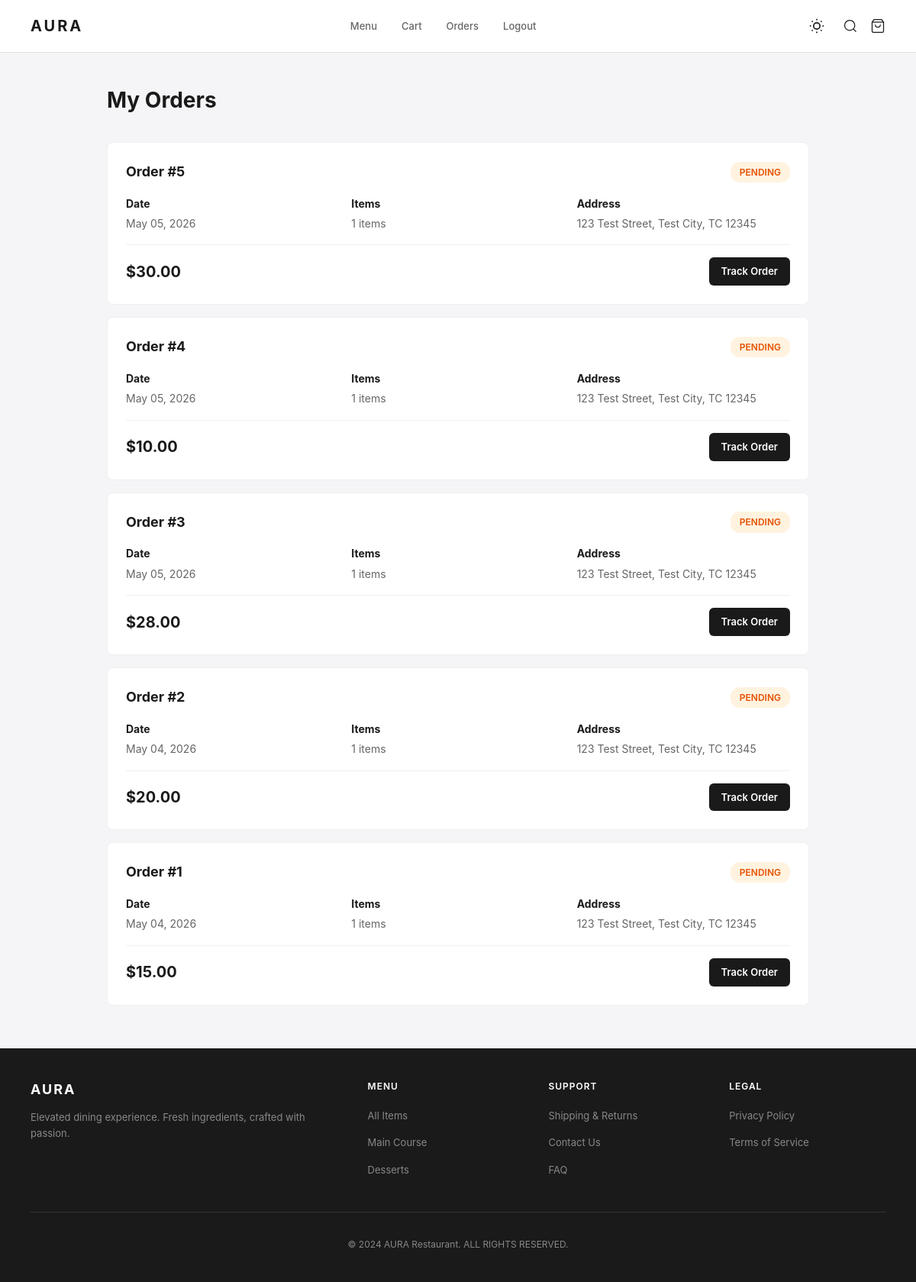
The page /customer/orders (signed in) on the database as committed earlier.
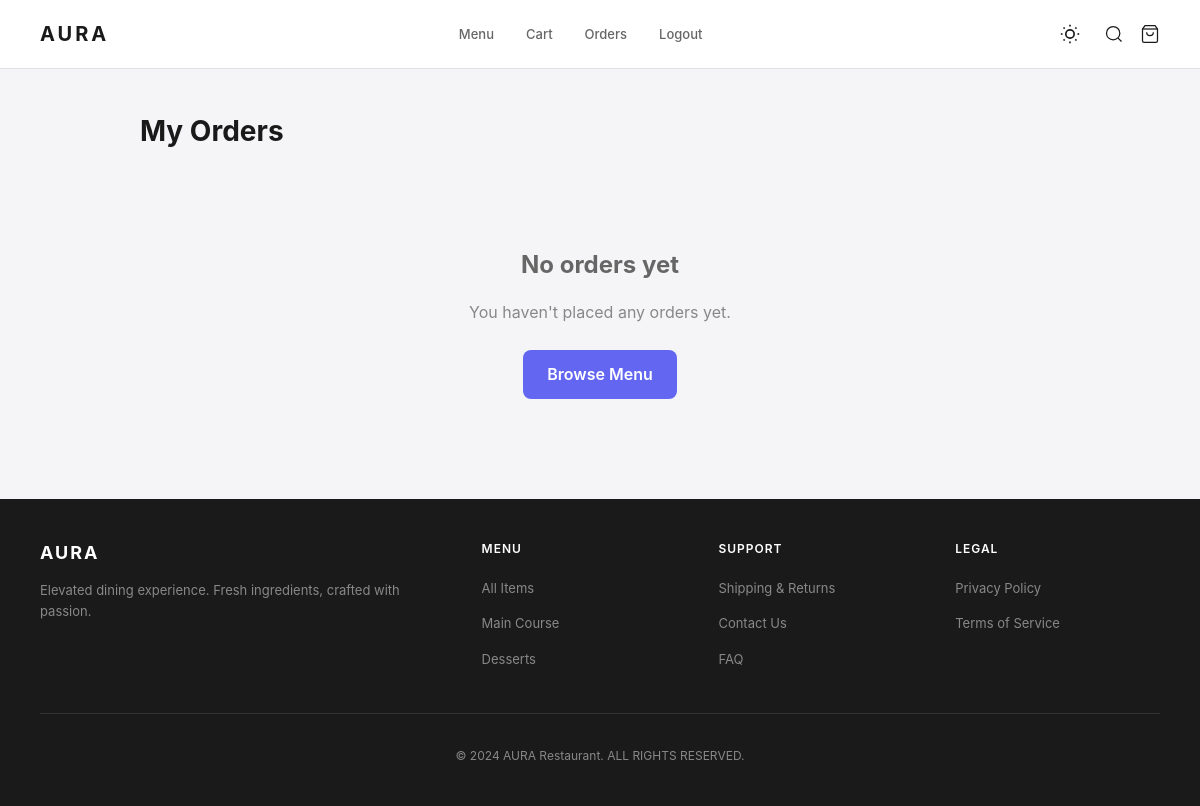
The same page on the database as committed later.
### app/models/orders.py (models this page shows, shortened)
class Order(db.Model):
    __tablename__ = 'orders'
    id = db.Column(db.Integer, primary_key=True)
    customer_id = db.Column(db.Integer, db.ForeignKey('users.id'), nullable=False)
    total_amount = db.Column(db.Numeric(10, 2), nullable=False)
    status = db.Column(db.Enum(OrderStatus), default=OrderStatus.PENDING)
    delivery_address = db.Column(db.Text)
    special_instructions = db.Column(db.Text)
    created_at = db.Column(db.DateTime, default=datetime.utcnow)
    updated_at = db.Column(db.DateTime, default=datetime.utcnow, onupdate=datetime.utcnow)
    customer = db.relationship('User', back_populates='orders')
    items = db.relationship('OrderItem', backref='order', lazy=True, cascade='all, delete-orphan')
    payment = db.relationship('Payment', backref='order', uselist=False)

### app/routes/customer.py (the view)
@customer_bp.route('/orders')
@login_required
def orders():
    from app.models.orders import Order
    user_orders = Order.query.filter_by(customer_id=current_user.id).order_by(Order.created_at.desc()).all()
    return render_template('orders/orders_list.html', orders=user_orders)

### app/templates/orders/orders_list.html (shortened to what this page needs)
{% extends "base.html" %}
{% block content %}
<div class="orders-container">
  <h1 class="orders-title">My Orders</h1>
  {% if orders %}
    {% for order in orders %}
    <div class="order-card">
      <div class="order-header">
        <span class="order-id">Order #{{ order.id }}</span>
        <span class="order-status status-{{ order.status.value.lower() }}">{{ order.status.value }}</span>
      </div>
      <div class="order-info">
        <div>
          <strong>Date</strong>
          {{ order.created_at.strftime('%B %d, %Y') if order.created_at else 'N/A' }}
        </div>
        <div>
          <strong>Items</strong>
          {{ order.items|length }} items
        </div>
        <div>
          <strong>Address</strong>
          {{ order.delivery_address or 'Pickup' }}
        </div>
      </div>
      <div class="order-footer">
        <span class="order-total">${{ "%.2f"|format(order.total_amount|float) }}</span>
        <a href="{{ url_for('order.order_tracking', order_id=order.id) }}" class="track-btn">Track Order</a>
      </div>
    </div>
    {% endfor %}
  {% else %}
    <div class="orders-empty">
      <h2>No orders yet</h2>
      <p>You haven't placed any orders yet.</p>
      <a href="{{ url_for('customer.menu') }}" style="display:inline-block;padding:12px 24px;background:var(--c2);color:var(--cw);border-radius:var(--r);text-decoration:none;font-weight:600">Browse Menu</a>
    </div>
  {% endif %}
</div>
{% endblock %}

### app/templates/base.html (shortened to what this page needs)
<!DOCTYPE html>
<html lang="en" data-theme="light">
<head>
<link rel="stylesheet" href="{{ url_for('static', filename='css/style.css') }}">
</head>
<body>
<nav class="nav">
  <div class="logo">AURA</div>
  <ul class="links">
    <li><a href="{{ url_for('customer.menu') }}" class="{% if request.endpoint == 'customer.menu' %}active{% endif %}">Menu</a></li>
    <li><a href="{{ url_for('customer.cart') }}">Cart</a></li>
    <li><a href="{{ url_for('customer.orders') }}">Orders</a></li>
    {% if current_user.is_authenticated %}
      <li><a href="{{ url_for('auth.logout') }}">Logout</a></li>
    {% else %}
      <li><a href="{{ url_for('auth.login') }}">Login</a></li>
    {% endif %}
  </ul>
  <div class="nav-icons">
    <button class="theme-toggle" onclick="toggleTheme()" title="Toggle Dark Mode">
    </button>
    <a href="{{ url_for('customer.menu') }}" title="Search">
      <svg viewBox="0 0 24 24"><circle cx="11" cy="11" r="8"/><path d="m21 21-4.35-4.35"/></svg>
    </a>
    <a href="{{ url_for('customer.cart') }}" class="cart-icon-wrap" title="Cart">
      <svg viewBox="0 0 24 24"><path d="M6 2L3 6v14a2 2 0 0 0 2 2h14a2 2 0 0 0 2-2V6l-3-4z"/><line x1="3" y1="6" x2="21" y2="6"/><path d="M16 10a4 4 0 0 1-8 0"/></svg>
    </a>
  </div>
</nav>
{% block content %}{% endblock %}
<footer class="footer">
  <div class="f-grid">
    <div>
      <div class="f-brand">AURA</div>
      <p class="f-desc">Elevated dining experience. Fresh ingredients, crafted with passion.</p>
    </div>
    <div>
      <div class="f-title">Menu</div>
      <ul class="f-links">
        <li><a href="{{ url_for('customer.menu') }}">All Items</a></li>
        <li><a href="{{ url_for('customer.menu', category='main_course') }}">Main Course</a></li>
        <li><a href="{{ url_for('customer.menu', category='desserts') }}">Desserts</a></li>
      </ul>
    </div>
    <div>
      <div class="f-title">Support</div>
      <ul class="f-links">
        <li><a href="#">Shipping & Returns</a></li>
        <li><a href="#">Contact Us</a></li>
        <li><a href="#">FAQ</a></li>
      </ul>
    </div>
    <div>
      <div class="f-title">Legal</div>
      <ul class="f-links">
        <li><a href="#">Privacy Policy</a></li>
        <li><a href="#">Terms of Service</a></li>
      </ul>
    </div>
  </div>
  <div class="f-copy">&copy; 2024 AURA Restaurant. ALL RIGHTS RESERVED.</div>
</footer>
</body>
</html>

### app/static/css/style.css (style rules this page uses)
:root { --c1:#1a1a1a; --c2:#6366f1; --cg:#666; --cl:#888; --cb:#e0e0e0; --cw:#fff; --bg:#f5f5f7; --r:8px; --tr:all .3s; }
* { margin:0;padding:0;box-sizing:border-box }
body { font-family:-apple-system,BlinkMacSystemFont,'Segoe UI',Roboto,sans-serif;background:var(--bg);color:var(--c1);line-height:1.6 }
a { text-decoration:none;color:inherit }
.nav { display:flex;justify-content:space-between;align-items:center;padding:16px 40px;background:var(--cw);border-bottom:1px solid #f0f0f0;position:sticky;top:0;z-index:100 }
.logo { font-size:20px;font-weight:700;letter-spacing:3px }
.links { display:flex;gap:32px;list-style:none }
.links a { color:var(--cg);font-size:13px;font-weight:500;transition:var(--tr) }
.footer { background:var(--c1);color:var(--cw);padding:40px }
.f-grid { display:grid;grid-template-columns:2fr 1fr 1fr 1fr;gap:32px;max-width:1200px;margin:0 auto }
.f-brand { font-size:18px;font-weight:700;letter-spacing:2px;margin-bottom:12px }
.f-desc { font-size:13px;color:var(--cl);line-height:1.6 }
.f-title { font-size:12px;font-weight:600;text-transform:uppercase;letter-spacing:1px;margin-bottom:16px }
.f-links { list-style:none }
.f-links li { margin-bottom:10px }
.f-links a { color:var(--cl);font-size:13px;transition:var(--tr) }
.f-copy { text-align:center;padding-top:32px;margin-top:32px;border-top:1px solid #333;font-size:12px;color:var(--cl) }

### app/templates/base.html (style rules this page uses)
:root { --c1:#1a1a1a; --c2:#6366f1; --cg:#666; --cl:#888; --cb:#e0e0e0; --cw:#fff; --bg:#f5f5f7; --r:8px; --tr:all .3s; --shadow-lg:0 10px 40px rgba(0,0,0,0.1); --card-bg:#fff; --text-primary:#1a1a1a; --text-secondary:#666; --text-muted:#888; }
* { margin:0;padding:0;box-sizing:border-box }
body { font-family:-apple-system,BlinkMacSystemFont,'Segoe UI',Roboto,sans-serif;background:var(--bg);color:var(--text-primary);line-height:1.6 }
a { text-decoration:none;color:inherit }
.nav { display:flex;justify-content:space-between;align-items:center;padding:16px 40px;background:var(--cw);border-bottom:1px solid var(--cb);position:sticky;top:0;z-index:100 }
.logo { font-size:20px;font-weight:700;letter-spacing:3px;color:var(--text-primary) }
.links { display:flex;gap:32px;list-style:none }
.links a { color:var(--text-secondary);font-size:13px;font-weight:500;transition:var(--tr) }
.nav-icons { display:flex;gap:16px;align-items:center }
.nav-icons a,.nav-icons button { background:none;border:none;cursor:pointer;display:flex;align-items:center;justify-content:center;color:var(--text-primary) }
.nav-icons svg { width:20px;height:20px;stroke:currentColor;fill:none;stroke-width:1.5 }
.cart-icon-wrap { position:relative;display:flex;align-items:center;justify-content:center }
.theme-toggle { background: none; border: none; cursor: pointer; padding: 8px; border-radius: 50%; transition: var(--tr); display: flex; align-items: center; justify-content: center; color: var(--text-primary); }
.theme-toggle svg { width: 20px; height: 20px; stroke: currentColor; fill: none; stroke-width: 2; }
.footer { background:var(--c1);color:var(--cw);padding:40px }
.f-grid { display:grid;grid-template-columns:2fr 1fr 1fr 1fr;gap:32px;max-width:1200px;margin:0 auto }
.f-brand { font-size:18px;font-weight:700;letter-spacing:2px;margin-bottom:12px }
.f-desc { font-size:13px;color:var(--cl);line-height:1.6 }
.f-title { font-size:12px;font-weight:600;text-transform:uppercase;letter-spacing:1px;margin-bottom:16px }
.f-links { list-style:none }
.f-links li { margin-bottom:10px }
.f-links a { color:var(--cl);font-size:13px;transition:var(--tr) }
.f-copy { text-align:center;padding-top:32px;margin-top:32px;border-top:1px solid #333;font-size:12px;color:var(--cl) }

### app/templates/orders/orders_list.html (style rules this page uses)
.orders-container { max-width:1000px;margin:0 auto;padding:40px }
.orders-title { font-size:28px;font-weight:700;margin-bottom:32px }
.orders-empty { text-align:center;padding:60px 20px }
.orders-empty h2 { font-size:24px;margin-bottom:16px;color:var(--cg) }
.orders-empty p { color:var(--cl);margin-bottom:24px }

Rows that differ between the two databases and show on the page:
removed Order: id "5", status.value "PENDING", created_at "May 05, 2026", items|length "1", delivery_address "123 Test Street, Test City, TC 12345", total_amount "30.00"
removed Order: id "4", status.value "PENDING", created_at "May 05, 2026", items|length "1", delivery_address "123 Test Street, Test City, TC 12345", total_amount "10.00"
removed Order: id "3", status.value "PENDING", created_at "May 05, 2026", items|length "1", delivery_address "123 Test Street, Test City, TC 12345", total_amount "28.00"
removed Order: id "2", status.value "PENDING", created_at "May 04, 2026", items|length "1", delivery_address "123 Test Street, Test City, TC 12345", total_amount "20.00"
removed Order: id "1", status.value "PENDING", created_at "May 04, 2026", items|length "1", delivery_address "123 Test Street, Test City, TC 12345", total_amount "15.00"
Other text that changed with them:
text now shown: "No orders yet You haven't placed any orders yet. Browse Menu"
